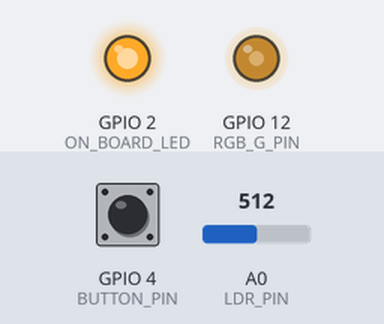
A sketch run on a simulated ESP8266 (NodeMCU). Parts: output pins drawn as LEDs (lit = HIGH). The test bench sets the inputs (shaded band); at power-on: A0 (LDR_PIN) = 512, GPIO 4 (BUTTON_PIN) HIGH. What the sketch prints to the serial monitor is not drawn.

Above: at 1.2 s.
1.3 s: A0 (LDR_PIN) set to 716
At 1.9 s:
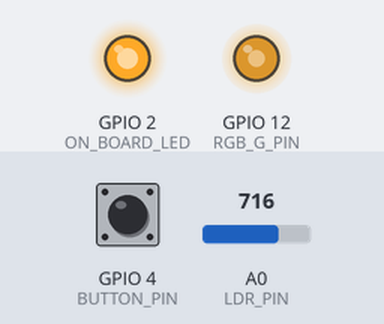
2.8 s: A0 (LDR_PIN) set to 900
At 4.0 s:
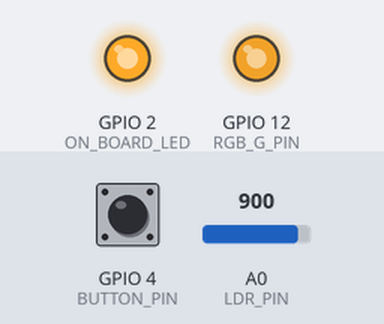
4.3 s: A0 (LDR_PIN) set to 122
At 5.4 s:
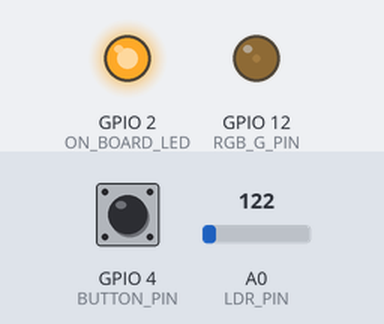
5.8 s: A0 (LDR_PIN) set to 0
At 6.5 s:
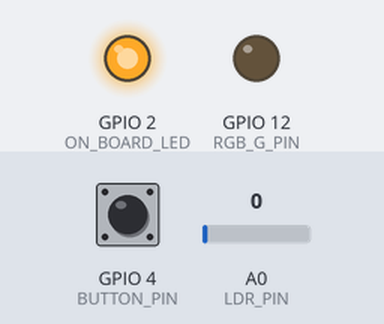
7.3 s: GPIO 4 (BUTTON_PIN) pulled LOW for 0.15 s
At 8.4 s:
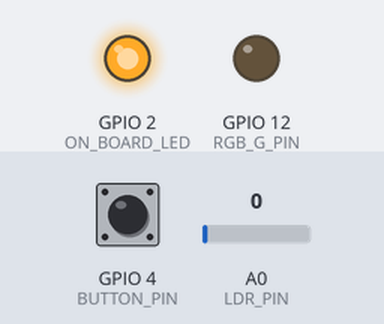
Timing chart, 0 to 9.9 s (numbered marks = the images above; inputs shaded):
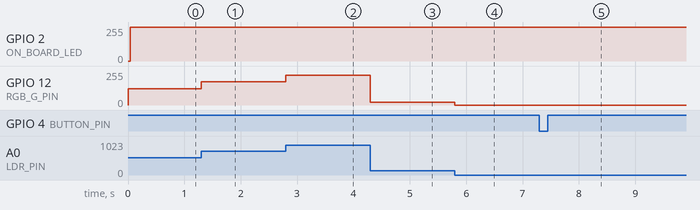

Measured:
- after the input at 1.3 s, GPIO 12 (RGB_G_PIN): 122/255 → 175/255 at once
- after the input at 2.8 s, GPIO 12 (RGB_G_PIN): 175/255 → 223/255 at once
- after the input at 4.3 s, GPIO 12 (RGB_G_PIN): 223/255 → 21/255 at once
- after the input at 5.8 s, GPIO 12 (RGB_G_PIN): 21/255 → 0/255 at once
- after the input at 7.3 s, GPIO 2 (ON_BOARD_LED): 254/255 → 255/255 at once

The sketch:

data_getter.ino
```cpp
#include "ESP8266WiFi.h"


const int BUTTON_PIN = 4;    // Define pin the button is connected to
const int ON_BOARD_LED = 2;  // Define pin the on-board LED is connected to
const int RGB_G_PIN = 12;    // RGB Green LED
const int LDR_PIN = A0;
int s=0, avg=0;// Define the analog pin the LDR is connected to
//===============================================================================
//  Initialization
//===============================================================================
void setup() {
  pinMode(ON_BOARD_LED, OUTPUT);       // Initialize the LED_BUILTIN pin as an output
  pinMode(BUTTON_PIN, INPUT_PULLUP);  // Initialize button pin with built-in pullup.
  digitalWrite(ON_BOARD_LED, HIGH);    // Ensure LED is off
  Serial.begin(115200);               // Set comm rate to 115200

  Serial.println("Setup done");
}
//===============================================================================
//  Main
//===============================================================================
void loop() {
  int btn_Status = HIGH;
  int lightIntensity;
  if (s == 0){
    avg = 0;
    for (int i = 0; i < 10; i++){
      lightIntensity = analogRead(LDR_PIN);  // Read the light intensity
      analogWrite( RGB_G_PIN, map(lightIntensity, 40, 1023, 0, 1023));
//      Serial.printf("cur int - %d\n", lightIntensity);
      avg += lightIntensity;
//      Serial.printf("cur sum - %d\n", avg);
    }
    avg /= 10;
//    Serial.printf("avg - %d", avg);
//    Serial.println("");
//    Serial.println("");

  }
    lightIntensity = analogRead(LDR_PIN);  // Read the light intensity
    analogWrite( RGB_G_PIN, map(lightIntensity, 40, 1023, 0, 1023));

    s++;
    if (s == 1000){
      s=0;
      }
//    Serial.print("Light Intensity Reading: ");
    Serial.println(lightIntensity);
//    Serial.println("scan start");
    digitalWrite(ON_BOARD_LED, LOW);       // Turn LED ON

    digitalWrite(ON_BOARD_LED, HIGH);    // Turn LED Off
    btn_Status = digitalRead (BUTTON_PIN);  // Check status of button
    if (btn_Status == LOW) {
      delay(1000000);
    }
  }
```
